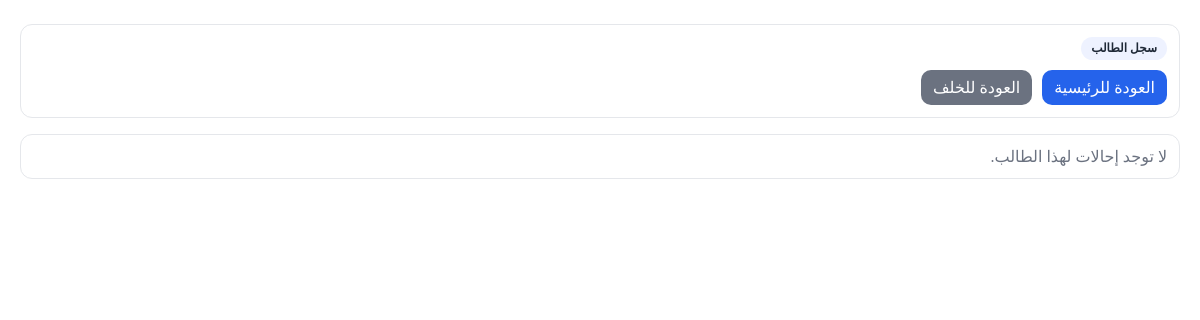
Before: /referrals/student/عمار-ياسر-الزمزمي/ (signed in) with the older database file.
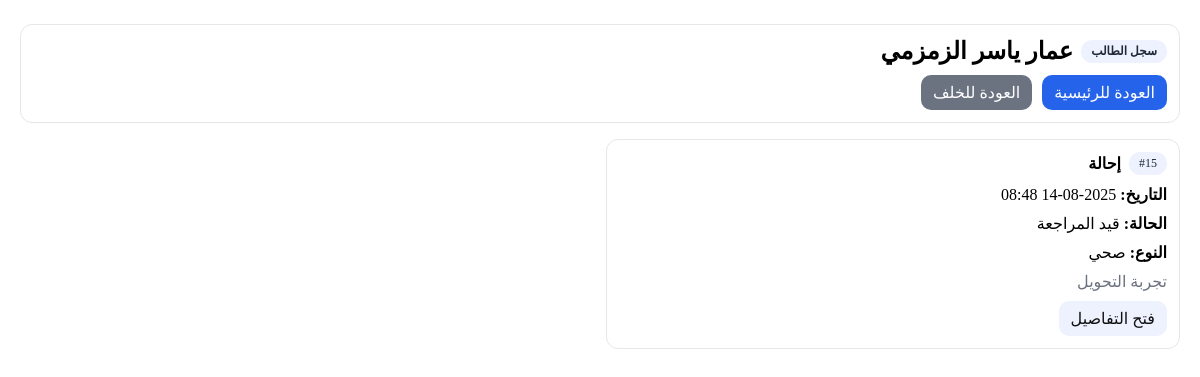
After: the same page with the newer database file.
### referrals/models.py (models this page shows, shortened)
class Referral(models.Model):
    STATUS_CHOICES = [
        ("NEW", "جديدة"),
        ("UNDER_REVIEW", "قيد المراجعة"),
        ("SENT_TO_DEPUTY", "محالة لوكيل"),
        ("CLOSED", "مغلقة"),
    ]
    TYPE_CHOICES = [
        ("behavior", "سلوكي"),
        ("academic", "تحصيلي"),
        ("health", "صحي"),
        ("other", "أخرى"),
    ]
    GRADE_CHOICES = [(str(i), f"الصف {i}") for i in range(1, 13)]
    reference = models.CharField(max_length=20, default=generate_reference, unique=True, editable=False)
    student_name = models.CharField(max_length=120)
    student_key = models.CharField("معرّف الطالب", max_length=180, blank=True, db_index=True)
    grade = models.CharField(max_length=2, choices=GRADE_CHOICES)
    referral_type = models.CharField(max_length=20, choices=TYPE_CHOICES)
    details = models.TextField()
    status = models.CharField(max_length=20, choices=STATUS_CHOICES, default="NEW")
    created_by = models.ForeignKey(User, on_delete=models.CASCADE, related_name="created_referrals")
    assignee = models.ForeignKey(User, on_delete=models.SET_NULL, null=True, blank=True, related_name="assigned_referrals")
    created_at = models.DateTimeField(auto_now_add=True)
    updated_at = models.DateTimeField(auto_now=True)
    def save(self, *args, **kwargs):
        if not self.student_key:
            self.student_key = make_student_key(self.student_name)
        super().save(*args, **kwargs)

### referrals/views.py (the view)
# urls.py: path("student/<str:key>/", views.student_file, name="student_file"),
@login_required
def student_file(request, key: str):
    visible_qs = Referral.objects.filter(Q(created_by=request.user) | Q(assignee=request.user)).order_by("-created_at")
    visible = list(visible_qs)
    for r in visible: _ensure_student_key(r)
    items = [r for r in visible if getattr(r, "student_key", "") == key]
    student_name = items[0].student_name if items else ""
    intake_map = {}
    if HAS_COUNSELOR:
        for r in items:
            try:
                intake = getattr(r, "counselor_intake", None)
                if intake:
                    intake_map[r.pk] = _counselor_summary_struct(intake)
            except Exception:
                pass
    if HAS_COUNSELOR:
        for r in items:
            try:
                intake = getattr(r, "counselor_intake", None)
                r.counselor_summary = _counselor_summary_struct(intake) if intake else []
            except Exception:
                r.counselor_summary = []
    return render(request, "referrals/student_file.html", {
        "student_name": student_name, "items": items, "key": key,
        "intake_map": intake_map, "HAS_COUNSELOR": HAS_COUNSELOR,
    })

### referrals/utils.py (called while the page is built)
def make_student_key(name: str, civil_id: Optional[str] = None) -> str:
    key = (civil_id or "").strip()
    if key:
        return key[:64]
    s = unicodedata.normalize("NFKC", (name or "").strip())
    s = re.sub(r"\s+", "-", s)
    s = re.sub(r"[^0-9A-Za-z\u0600-\u06FF\-]", "", s)
    return s[:60]

### referrals/views.py (called while the page is built)
def _ensure_student_key(ref: Referral):
    try:
        has_key_field = hasattr(ref, "student_key")
    except Exception:
        has_key_field = False
    if not has_key_field:
        return
    try:
        if getattr(ref, "student_key", ""):
            return
        civil = (getattr(ref, "student_civil_id", None) or "")[:64]
        new_key = make_student_key(getattr(ref, "student_name", ""), civil)
        if new_key:
            ref.student_key = new_key
            ref.save(update_fields=["student_key"])
    except Exception:
        pass

### templates/referrals/student_file.html (shortened to what this page needs)
<!doctype html>
<html lang="ar" dir="rtl">
<head>
</head>
<body>
<div class="sf-container">
  <div class="card">
    <h2 class="title">
      <span class="badge">سجل الطالب</span>
      <span>{{ student_name }}</span>
    </h2>
    <div class="btns-row">
      <a href="{% url 'referrals:list' %}" class="btn btn-primary">العودة للرئيسية</a>
      <a href="javascript:history.back()" class="btn btn-secondary">العودة للخلف</a>
    </div>
  </div>
  {% if items %}
    <div class="sf-grid" style="margin-top:16px">
      {% for r in items %}
        <div class="card stack">
          <div class="title"><span class="badge">#{{ r.pk }}</span> <strong>إحالة</strong></div>
          <div><strong>التاريخ:</strong> {{ r.created_at|date:"Y-m-d H:i" }}</div>
          <div><strong>الحالة:</strong> {{ r.get_status_display|default:r.status }}</div>
          <div><strong>النوع:</strong> {{ r.get_referral_type_display|default:r.referral_type }}</div>
          <div class="muted">{{ r.details|truncatechars:160 }}</div>
          <div>
            <a class="btn" href="{% url 'referrals:detail' r.pk %}">فتح التفاصيل</a>
          </div>
        </div>
      {% endfor %}
    </div>
  {% else %}
    <div class="card" style="margin-top:16px"><div class="muted">لا توجد إحالات لهذا الطالب.</div></div>
  {% endif %}
</div>
</body>
</html>

Changed rows visible on the page:
added Referral: student_name "عمار ياسر الزمزمي", pk "15", created_at "2025-08-14 08:48", status "قيد المراجعة", referral_type "صحي", details "تجربة التحويل"
Other visible differences:
text no longer shown: "لا توجد إحالات لهذا الطالب."
